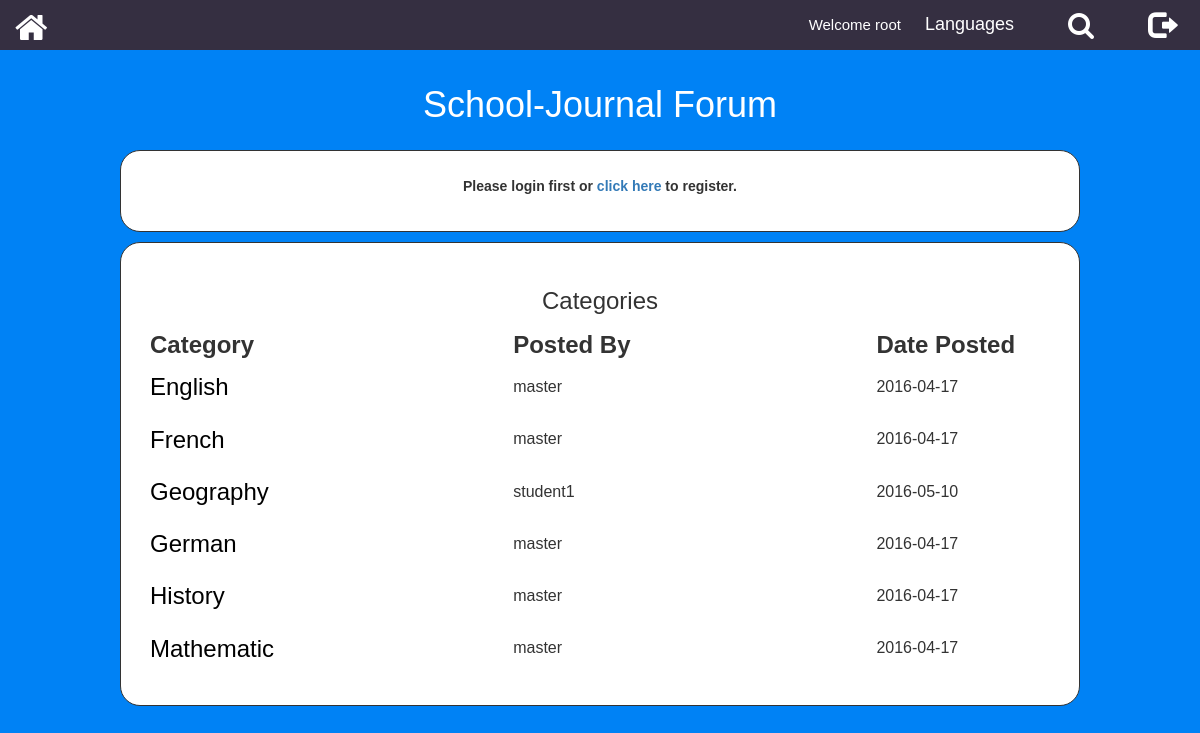
Screenshot of /Forum/index.php with the database file from the repository.
### tables this page shows
CREATE TABLE `categories` (
  `cat_id` int(3) UNSIGNED NOT NULL,
  `category_title` varchar(64) NOT NULL,
  `cat_author` varchar(16) NOT NULL,
  `date` date NOT NULL
);

### languages/lang.en.php (called while the page is built)
<?php
$lang = array();
$lang['MENU_HOME'] = 'Home';
$lang['MENU_PROFILE'] = 'Profile';
$lang['MENU_FAQ'] = 'FAQ';
$lang['MENU_FORUM'] = 'Forum';
$lang['MENU_REQUEST'] = 'Request subject';
$lang['MENU_FAVOURITES'] = 'Favourites';
$lang['ADD_LESSONS'] = 'Add lessons';
$lang['MY_LESSONS'] = 'My lessons';
$lang['CHOOSE_CUSTOM_SUBJECTS'] = 'Choose personal subjects';
$lang['MENU_SIGN_OUT'] = 'Log out';
$lang['RESULTS'] = 'Results:';
$lang['YOUR_PROFILE'] = 'Your profile';
$lang['CHANG_PASSWORD'] = 'Change password';
$lang['SAVE/UPDATE'] = 'Save/Update';
$lang['REQUESTS'] = 'Your requests:';
$lang['EXPLAIN'] = 'Write to us here if there is a subject you would like us to add in and what it is about. We will consider your proposal and will send you an email. If the subject is approved we will add it within a period of half an hour from your submission.';
$lang['SEARCH'] = 'Search';
$lang['CHOOSE_SUBJECT'] = 'Choose a subject';
$lang['ABOUT'] = 'About us';
$lang['SUPPORT'] = 'Contact us';
$lang['EXPLAIN_SUPPORT'] = 'You can send us your queries here. We will do our best to help!';
$lang['LANGUAGE'] = 'en';
$lang['WELCOME'] = 'Welcome';
$lang['LANGUAGE_MENU'] = 'Languages';
$lang['LOGIN'] = 'Login';
$lang['REMEMBER'] = 'Remember me';
$lang['CREATE_ACCOUNT'] = 'Create account';
$lang['FORGOTTEN_PASSWORD'] = 'Forgotten password';
$lang['SIGN_UP'] = 'Registration';
$lang['USERNAME'] = 'Username';
$lang['PASSWORD'] = 'Password';
$lang['REPASSWORD'] = 'Re-password';
$lang['EMAIL'] = 'Email';
$lang['ASTEACHER'] = 'Register as teacher';
$lang['ASSTUDENT'] = 'Register as student';
$lang['AGREE'] = 'I agree to the';
$lang['TERMOFSERVICE'] = 'Terms of service';
$lang['AND'] = 'and';
$lang['PRIVATEPOLICY'] = 'Private policy';
?>

### php/config.php (called while the page is built, shortened)
<?php
$username = "root";
?>

### Forum/content_function.php (the view, shortened to what this page needs)
<?php
	function dispcategories() {
		include ('../php/config.php');
		$sql = "SELECT * FROM categories ORDER BY category_title";
		$select=mysqli_query($conn, $sql) or die(mysqli_error());
		echo "<table class='category-table'>";
		echo "<tr><th>Category</th><th>Posted By</th><th>Date Posted</th></tr>";
		while ($row = mysqli_fetch_assoc($select)) {
			echo "<tr><td><p><a href='/schooljournal/Forum/subcategories.php?cid=".$row['cat_id']."'>".$row['category_title']."</p></a></td><td><p>".$row['cat_author']."</p></td><td><p>".$row['date']."</p></td></tr>";
		}
		echo "</table>";
	}
?>

### Forum/index.php (shortened to what this page needs)
<?php
	include ('../php/config.php');
	include ('content_function.php');
	include_once '../common.php';
?>
<!DOCTYPE html>
<head>
</head>
<link href="/schooljournal/styles/forum.css" type="text/css" rel="stylesheet" />
<link href="../assets/font-awesome/css/font-awesome.css" rel="stylesheet" type="text/css"/>
<link href="../assets/bootstrap/css/bootstrap-rtl.min.css" rel="stylesheet" type="text/css"/>
<body>
	<div class="container_page">
	<div id="header-container">
	<div id="logout" class="upper-menu"><a href="../php/logout.php"><i class="glyphicon glyphicon-log-out"></i></a></div>
	<div id="dropdown" class="upper-menu"><button id="search" class="fa fa-search fa-2x" onclick="showSearchBar()"></button></div>
	<div id="language" class="upper-menu">
	<h4><?php echo $lang['LANGUAGE_MENU']; ?></h4>
	</div>
	<div id="welcome"><p><?php echo $lang['WELCOME'];?> <?php echo $username;?></p></div>
			<div id="main_page" class="upper-menu"><a href="../php/main_page.php"><i class="fa fa-home fa-2x"></i></a></div>
</div>
		<div class="header"><h1><a href="/schooljournal/Forum">School-Journal Forum</a></h1></div>
		<div class="content_add">
			<?php
				if (isset($_SESSION['login_user'])) {
					echo "<form action='/schooljournal/Forum/addnewcategory.php'
						  method='POST'>
						  <p>Add category: </p>
						  <input type='text' id='topic' name='category' size='100' />
						  <input type='submit' value='Add new category' /></form>";
				}else {
					echo "<p>Please login first or <a href='/schooljournal/index.php'>click here</a> to register.</p>";
				}
			?>
		</div>
		<div class="content">
			<h3>Categories</h3>
				<?php dispcategories(); ?>
		</div>
	</div>
</body>
</html>

### styles/forum.css (style rules this page uses)
* { font-family: "Lucida Sans Unicode", "Lucida Grande", sans-serif; }
body { margin: 0; padding: 0; width: 100%; height: 100vh; }
div.header { padding-top: 15px; padding-bottom: 15px; text-align: center; }
div.header h1 a { color: white; }
#header-container { height: 7%; }
h1, h2, h3 { font-family: Century Gothic; font-weight: normal; margin-bottom: 15px; }
h3 { text-align: center; font-size: 24px; }
.container_page { position: relative; background-color: #0082F5; width: 100%; padding-bottom: 150px; }
.content { position: relative; width: 80%; min-height: 200px; margin: 0px auto; background-color: #ffffff; border: 1px solid; border-radius: 20px; padding: 25px; }
.content a { color: #000000; text-decoration: none; font-size: 18pt; }
table.category-table { font-size: 18pt; width: 100%; position: relative; }
table.category-table th { vertical-align: top; text-align: left; font-size: 18pt; padding: 4px; width: 33%; position: relative; }
table.category-table td { font-size: 12pt; padding: 4px; position: relative; width: 40%; }
.content_add { width: 80%; margin: 0px auto; background-color: #ffffff; border: 1px solid; border-radius: 20px; padding: 25px; margin-bottom: 10px; }
.content_add p { text-align: center; font-weight: 900; }
#header-container { height: 50px; width: 100%; padding: 0; background-color: #352F41; position: relative; }
#header-container #logout .glyphicon-log-out { font-size: 2.0em; color: white; margin-top: 10px; }
#main_page { float: left; margin-left: 15px; }
#main_page .fa-home { margin-top: 10px; margin-right: 10px; font-size: 2.5em; border: none; outline: none; color: #ffffff; }
#dropdown #search { margin-top: 10px; }
#dropdown .fa-search { background-color: transparent; border: none; outline: none; color: white; }
.upper-menu { display: inline-block; float: right; margin-left: 2%; margin-right: 2%; }
#welcome { color: #ffffff; position: relative; float: right; margin-top: 14px; font-size: 15px; cursor: pointer; font-style: bold; }
#language { color: #ffffff; cursor: pointer; }
#language h4 { margin-top: 15px; }

### rows the page displays
categories: category_title "English", cat_author "master", date "2016-04-17"
categories: category_title "French", cat_author "master", date "2016-04-17"
categories: category_title "Geography", cat_author "student1", date "2016-05-10"
categories: category_title "German", cat_author "master", date "2016-04-17"
categories: category_title "History", cat_author "master", date "2016-04-17"
categories: category_title "Mathematic", cat_author "master", date "2016-04-17"

### other values shown
$lang['LANGUAGE_MENU'] "Languages"
$lang['WELCOME'] "Welcome"
$username "root"
